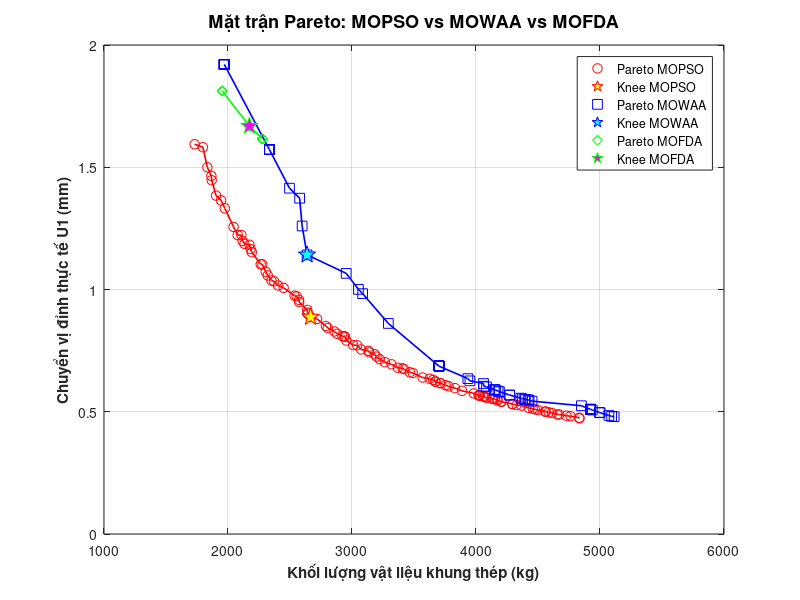

MATLAB code for this plot:
% =========================================================================
% TỆP VẼ BIỂU ĐỒ TỔNG HỢP TỪ DỮ LIỆU ĐÃ LƯU (MOPSO - MOWAA - MOFDA)
% =========================================================================
clc; clear; close all;

disp('Đang đọc dữ liệu và vẽ biểu đồ so sánh...');

% --- SỬA: Cost lưu trong các Data_*.mat là [Thể tích thép (m3), Chuyển vị (m)].
% Quy đổi cột 1 sang Khối lượng (kg) chỉ để HIỂN THỊ (nhân với khối lượng
% riêng thép), không ảnh hưởng tới quan hệ trội (dominance) giữa các nghiệm
% vì đây chỉ là phép nhân hằng số trên 1 trục -> không cần chạy lại MOPSO/MOWAA/MOFDA. ---
STEEL_DENSITY = 7850; % kg/m3
MM_PER_M = 1000;      % Quy đổi Chuyển vị từ m sang mm (chỉ để hiển thị)

% Tạo cửa sổ biểu đồ
figure('Name', 'So sánh Hiệu suất Tối ưu hóa Khung 2 Tầng', 'Color', 'w');
hold on; grid on; box on;

% Cấu hình nhãn trục và tiêu đề
xlabel('Khối lượng vật liệu khung thép (kg)', 'FontWeight', 'bold', 'FontSize', 11);
ylabel('Chuyển vị đỉnh thực tế U1 (mm)', 'FontWeight', 'bold', 'FontSize', 11);
title('Mặt trận Pareto: MOPSO vs MOWAA vs MOFDA', 'FontSize', 13);

%% 1. ĐỌC VÀ VẼ DỮ LIỆU MOPSO (MÀU ĐỎ)
if isfile('Data_MOPSO.mat')
    data_mopso = load('Data_MOPSO.mat');
    % Lấy dữ liệu (hỗ trợ cả tên biến costs_MOPSO hoặc Pareto_Costs_MOPSO)
    if isfield(data_mopso, 'costs_MOPSO')
        P_mopso = data_mopso.costs_MOPSO;
    else
        P_mopso = data_mopso.Pareto_Costs_MOPSO;
    end
    K_mopso = data_mopso.Knee_MOPSO;

    % --- SỬA: sắp xếp theo khối lượng rồi nối đường (đường "mượt" thay vì
    % chỉ chấm rời rạc) - đúng phong cách trình bày hình Pareto trong bài báo ---
    P_mopso_sorted = sortrows([P_mopso(:,1) * STEEL_DENSITY, P_mopso(:,2) * MM_PER_M], 1);
    plot(P_mopso_sorted(:,1), P_mopso_sorted(:,2), 'r-', 'LineWidth', 1.2, 'HandleVisibility', 'off');
    plot(P_mopso_sorted(:,1), P_mopso_sorted(:,2), 'ro', 'MarkerSize', 7, 'DisplayName', 'Pareto MOPSO');
    plot(K_mopso(1) * STEEL_DENSITY, K_mopso(2) * MM_PER_M, 'rp', 'MarkerSize', 13, 'MarkerFaceColor', 'y', 'DisplayName', 'Knee MOPSO');
end

%% 2. ĐỌC VÀ VẼ DỮ LIỆU MOWAA (MÀU XANH DƯƠNG)
if isfile('Data_MOWAA.mat')
    data_mowaa = load('Data_MOWAA.mat');
    P_mowaa = data_mowaa.costs_MOWAA;
    K_mowaa = data_mowaa.Knee_MOWAA;

    P_mowaa_sorted = sortrows([P_mowaa(:,1) * STEEL_DENSITY, P_mowaa(:,2) * MM_PER_M], 1);
    plot(P_mowaa_sorted(:,1), P_mowaa_sorted(:,2), 'b-', 'LineWidth', 1.2, 'HandleVisibility', 'off');
    plot(P_mowaa_sorted(:,1), P_mowaa_sorted(:,2), 'bs', 'MarkerSize', 7, 'DisplayName', 'Pareto MOWAA');
    plot(K_mowaa(1) * STEEL_DENSITY, K_mowaa(2) * MM_PER_M, 'bp', 'MarkerSize', 13, 'MarkerFaceColor', 'c', 'DisplayName', 'Knee MOWAA');
end

%% 3. ĐỌC VÀ VẼ DỮ LIỆU MOFDA (MÀU XANH LÁ CÂY)
if isfile('Data_MOFDA.mat')
    data_mofda = load('Data_MOFDA.mat');
    if isfield(data_mofda, 'costs_MOFDA')
        P_mofda = data_mofda.costs_MOFDA;
    else
        P_mofda = data_mofda.Pareto_Costs_MOFDA;
    end

    if isfield(data_mofda, 'Knee_MOFDA')
        K_mofda = data_mofda.Knee_MOFDA;
    else
        K_mofda = data_mofda.Knee_Cost_MOFDA;
    end

    P_mofda_sorted = sortrows([P_mofda(:,1) * STEEL_DENSITY, P_mofda(:,2) * MM_PER_M], 1);
    plot(P_mofda_sorted(:,1), P_mofda_sorted(:,2), 'g-', 'LineWidth', 1.2, 'HandleVisibility', 'off');
    plot(P_mofda_sorted(:,1), P_mofda_sorted(:,2), 'gd', 'MarkerSize', 7, 'DisplayName', 'Pareto MOFDA');
    plot(K_mofda(1) * STEEL_DENSITY, K_mofda(2) * MM_PER_M, 'gp', 'MarkerSize', 13, 'MarkerFaceColor', 'm', 'DisplayName', 'Knee MOFDA');
end

% Bật chú thích (Legend)
legend('Location', 'northeast');
hold off;

disp('=> Đã vẽ biểu đồ thành công!');
